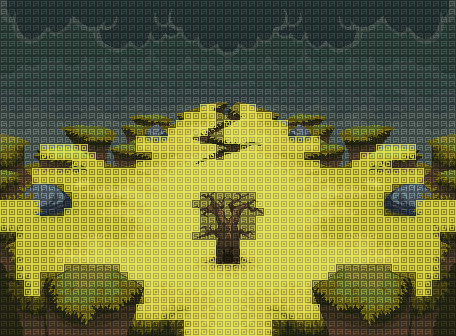

This game map was drawn from its Tiled (.tmx) file and the tilesets committed beside it. A one-line description and the trimmed map source follow:
An orthogonal 57x42 tile map with 8x8 px tiles, 2 tile layers (Calque de Tile 1, Calque 2), 3 tilesets.

<map version="1.0" tiledversion="1.0.2" orientation="orthogonal" renderorder="left-up" width="57" height="42" tilewidth="8" tileheight="8" nextobjectid="1">
 <tileset firstgid="1" source="thundermeadow.tsx" />
 <tileset firstgid="2395" source="terrain.tsx" />
 <tileset firstgid="2397" source="terrain.tsx" />
 <layer name="Calque de Tile 1" width="57" height="42" opacity="0.71">
  <data>[2394 cells, 2394 non-empty, 2394 distinct tile ids]</data>
 </layer>
 <layer name="Calque 2" width="57" height="42">
  <data>[2394 cells, 2394 non-empty, 2 distinct tile ids]</data>
 </layer>
</map>
